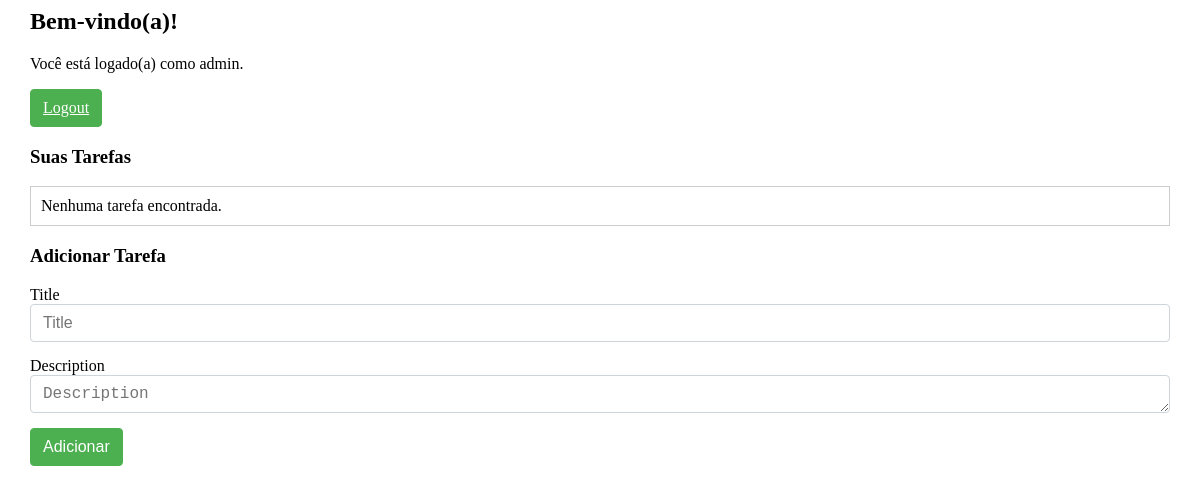
Page /list/ (signed in) on the earlier database version.
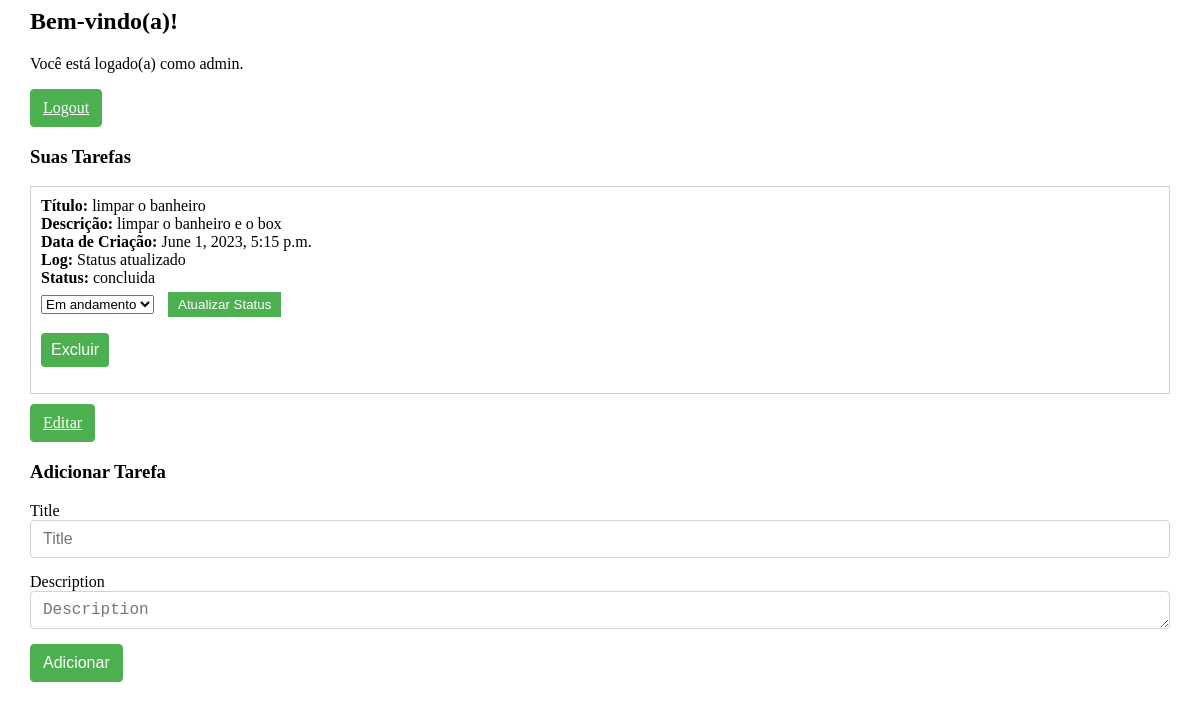
Same page on the later database version.
### list/models.py (models this page shows, shortened)
class Task(models.Model):
    STATUS_CHOICES = (
        ('IN_PROGRESS', 'Em andamento'),
        ('COMPLETED', 'Concluída'),
    )
    title = models.CharField(max_length=100)
    description = models.TextField()
    status = models.CharField(max_length=20, choices=STATUS_CHOICES, default='IN_PROGRESS')
    user = models.ForeignKey(User, on_delete=models.CASCADE)

class TaskLog(models.Model):
    task = models.OneToOneField(Task, on_delete=models.CASCADE)
    created_at = models.DateTimeField(auto_now_add=True)
    message = models.CharField(max_length=100, default='message')

### list/views.py (the view, shortened to what this page needs)
# urls.py: path('', views.home_view, name='home'),
@login_required
def home_view(request):
    user = request.user
    tasks = Task.objects.filter(user=user).order_by('-tasklog__created_at')
    form = TaskForm()
    context = {
        'user': user,
        'tasks': tasks,
        'form': form
    }
    return render(request, 'home.html', context)

### list/forms.py
class TaskForm(forms.ModelForm):
    class Meta:
        model = Task
        fields = ['title', 'description']

### list/templates/home.html (shortened to what this page needs)
{% load static %}
{% load bootstrap4 %}
{% block content %}
<link rel="stylesheet" type="text/css" href="{% static 'style.css' %}">
<div class="container">
  <h2 class="welcome">Bem-vindo(a)!</h2>
  <p>Você está logado(a) como {{ user.username }}.</p>
  <a href="{% url 'account_logout' %}" class="btn btn-danger">Logout</a>
  <h3 class="task-heading">Suas Tarefas</h3>
  <ul class="task-list">
    {% for task in tasks %}
      <li>
        <strong>Título:</strong> {{ task.title }}<br>
        <strong>Descrição:</strong> {{ task.description }}<br>
        <strong>Data de Criação:</strong> {{ task.tasklog.created_at }}<br>
        <strong>Log:</strong> {{ task.tasklog.message }}<br>
        <strong>Status:</strong> {{ task.get_status_display }}<br>
        <form method="POST" action="{% url 'list:update_status' task.id %}">
          <select name="status" class="status-select">
            <option value="IN_PROGRESS" {% if task.status == 'IN_PROGRESS' %}selected{% endif %}>Em andamento</option>
          </select>
          <button type="submit" class="update-button">Atualizar Status</button>
        </form>
        <form method="POST" action="{% url 'list:delete_task' task.id %}">
          <button type="submit" class="delete-button btn btn-danger">Excluir</button>
        </form>
      </li>
      <a href="{% url 'list:edit_task' task.id %}" class="btn btn-primary">Editar</a>
    {% empty %}
      <li>Nenhuma tarefa encontrada.</li>
    {% endfor %}
  </ul>
  <h3 class="add-task-heading">Adicionar Tarefa</h3>
  <form method="POST" action="{% url 'list:home' %}" class="form-group">
    {% bootstrap_form form %}
    <button type="submit" class="btn btn-primary">Adicionar</button>
  </form>
</div>
{% endblock %}

Differences in the rows shown:
added Task: title "limpar o banheiro", description "limpar o banheiro e o box", tasklog.created_at "June 1, 2023, 5:15 p.m.", tasklog.message "Status atualizado", status "concluida"
Other differences:
text no longer shown: "Nenhuma tarefa encontrada."
